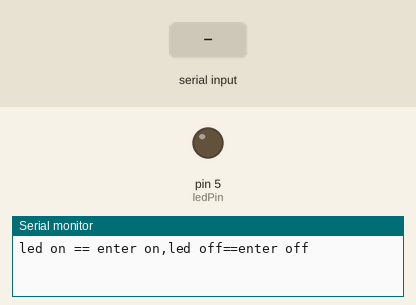
Recording of a sketch running on a simulated Arduino Uno, built with avr-gcc and run on an emulated ATmega328P. Shown: output pins drawn as LEDs (lit = HIGH), the last lines printed to the serial monitor. Inputs (shaded band) come from the test bench.

Above: at 1.2 s.
1.3 s: "on" received over Serial
At 3.5 s:
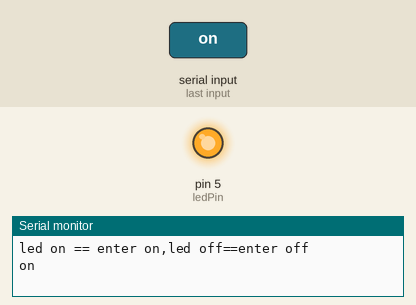
3.8 s: "off" received over Serial
At 5.6 s:
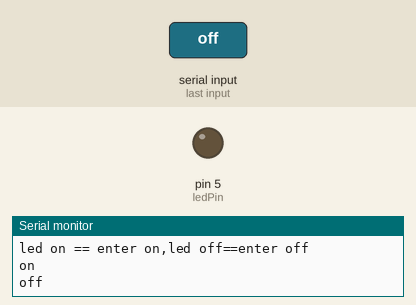
Timing chart, 0 to 7.1 s (numbered marks = the images above; inputs shaded):
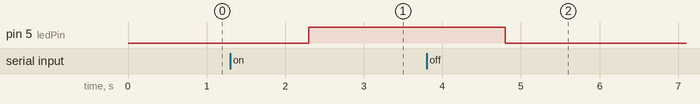

Measured:
- after the input at 1.3 s, pin 5 (ledPin): LOW → HIGH after 1.0 s
- after the input at 3.8 s, pin 5 (ledPin): HIGH → LOW after 1.0 s

The sketch:

sketch_nov06b.ino
```cpp
int ledPin=5;
String state;
double potValue;
int light;
void setup() {
  pinMode(ledPin,OUTPUT);
  Serial.begin(9600);
  Serial.println("led on == enter on,led off==enter off");
}

void loop() {

  if (Serial.available()>0)
  {
    state=Serial.readString();
    Serial.println(state);
    if(state=="on")
    {
      digitalWrite(ledPin,HIGH);
    }
    if(state=="off")
    {
      digitalWrite(ledPin,LOW);
    }
  }


}
```
